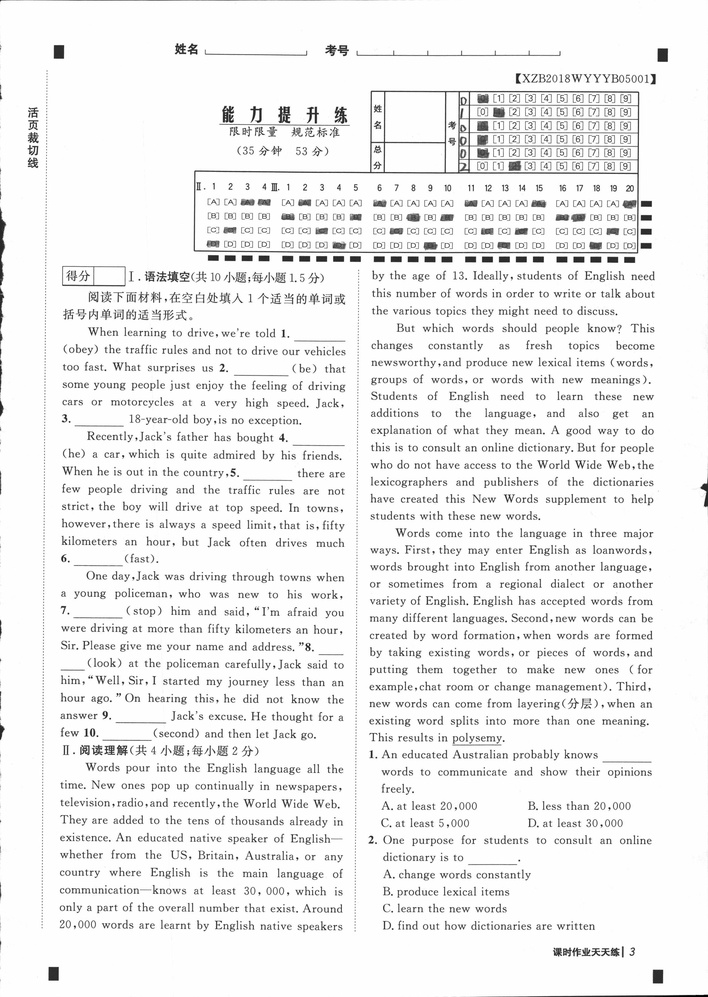
#> input picture test.jpg, 708 x 997 px, shrunk from 2467 x 3473 before the run
$ python rec_ans_area.py   (Python 2 division)   (older library calls are emulated)
#> lines starting #> are read from the running program, lines starting #| are printed output that depends on the picture; after the words box and inside, x2 and y2 are one past the last pixel; in counts of white or black regions, pixels touching at a corner belong together
#-*-coding:utf-8 -*-
import cv2
import numpy as np
from PIL import Image
import imutils
from imutils import contours
from imutils.perspective import four_point_transform
import os
import json
from PIL import Image,ImageDraw

# [10 lines left out: function mylog, not called in this run]

class RecAnsArea:
    """识别出试卷上的类答题卡区域
    """

    def __init__(self,image_path="test.jpg"):
#> called with image_path = 'test.jpg'
        self.image_path = image_path
        self.image = cv2.imread(self.image_path)
#> self.image is the input picture: shape (997, 708, 3); min 0, max 255, mean 239.4

        #图片的宽高度
        self.width = self.image.shape[1]
#> self.width = 708
        self.height = self.image.shape[0]
#> self.height = 997

        #图片转成灰度图
        self.gray = cv2.cvtColor(self.image, cv2.COLOR_BGR2GRAY)

        #边缘检测后的图
        self.edged = cv2.Canny(self.gray, 75, 200)
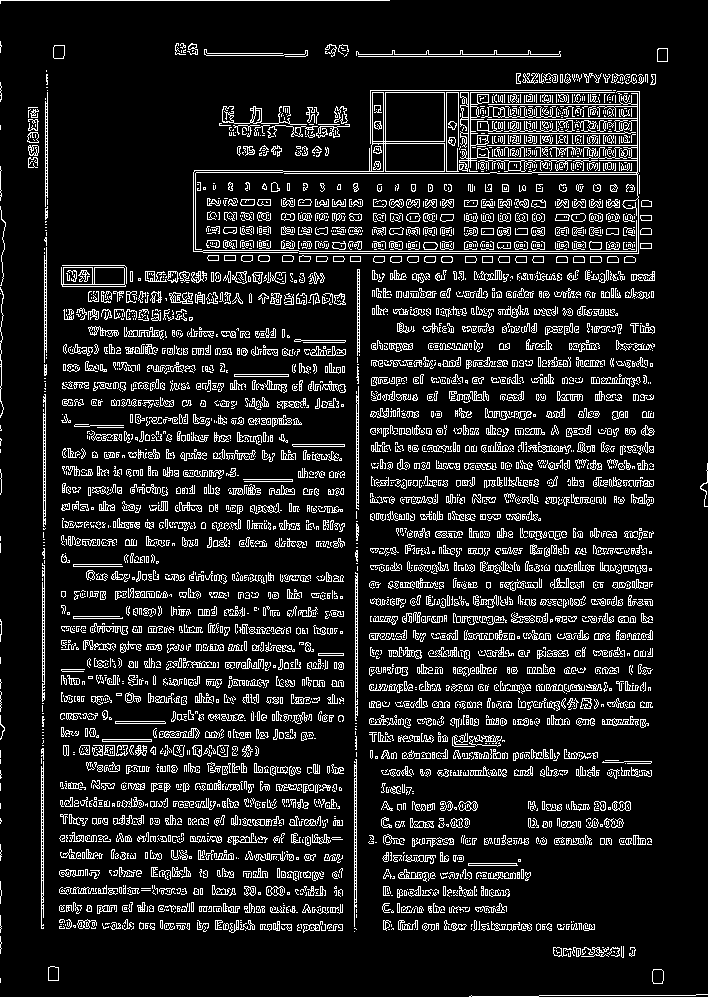
#> self.edged: shape (997, 708); 11.8% white in thin lines or dots

        #对灰度图进行二值化处理
        ret,thresh = cv2.threshold(self.gray,0,250,cv2.THRESH_BINARY_INV | cv2.THRESH_OTSU)
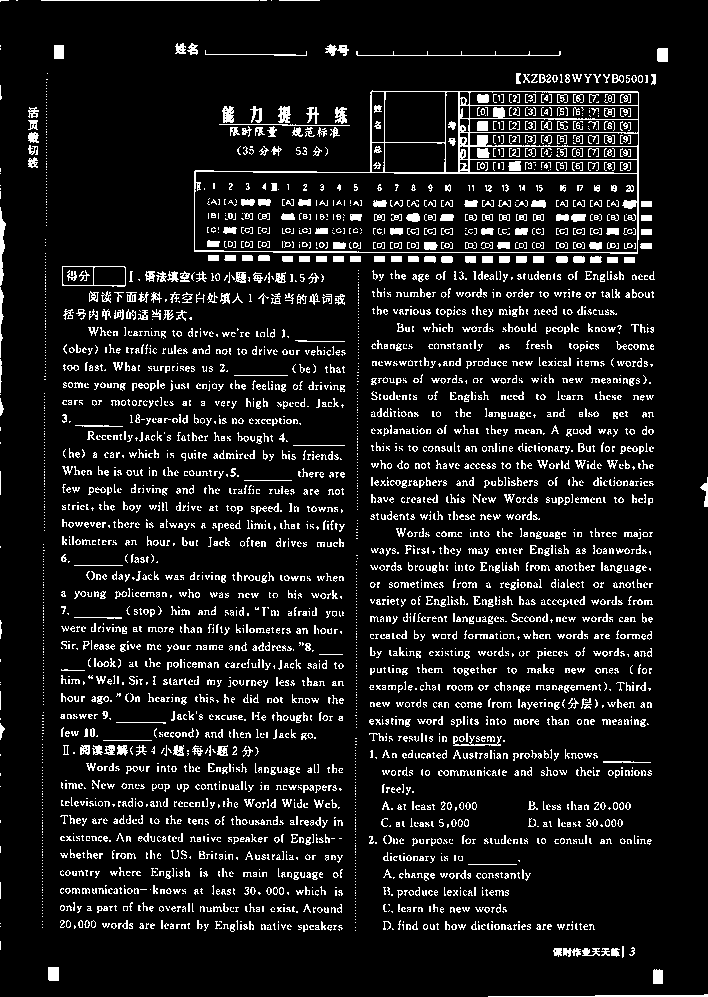
#> thresh: shape (997, 708); values 0 (black) and 250 (white), 9.8% white in thin lines or dots
#> ret = 190
        self.thresh  = thresh
        #输出二值化操作后的图像
        spt_lst = os.path.splitext(self.image_path)
        close_path = spt_lst[0] + '_thresh' + spt_lst[1]
        cv2.imwrite(close_path,self.thresh)

    # [24 lines left out: functions _erode, _erode_dilate, not called in this run]


    def _dilate(self,w=5,h=10):
        '''
        图像膨胀操作
        '''
#> called with w = 2, h = 2
        dilsize = cv2.getStructuringElement(cv2.MORPH_RECT,(w,h))
        self.dilate_image = cv2.dilate(self.thresh,dilsize)
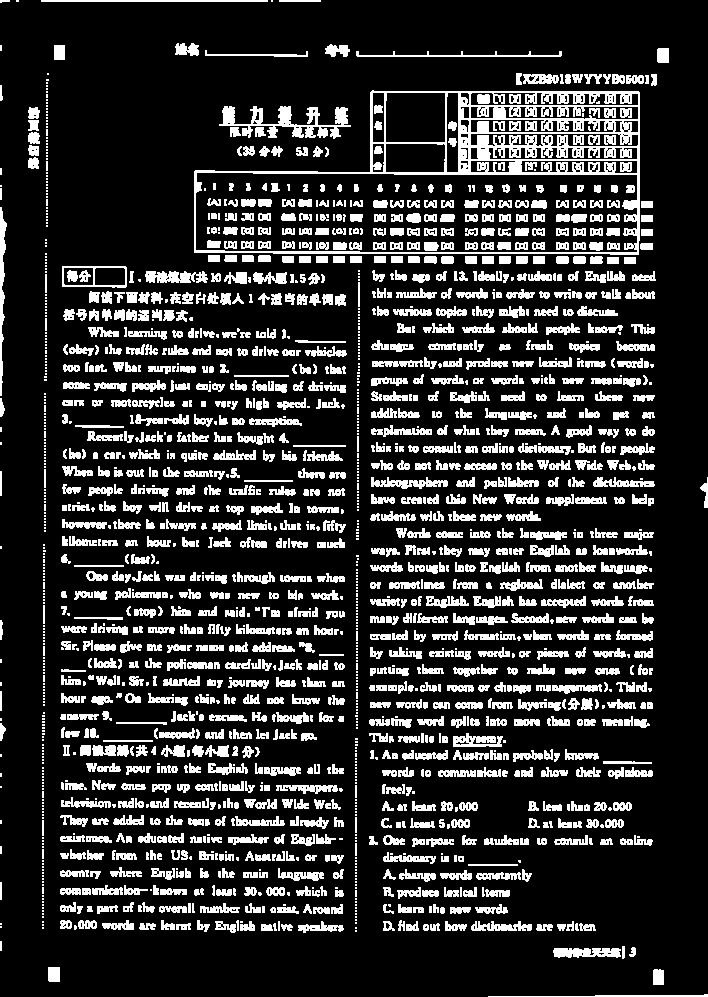
#> self.dilate_image: shape (997, 708); values 0 (black) and 250 (white), 18.5% white; 1901 white regions (603 under 20 px), largest, box (x1, y1, x2, y2) and area: (194, 90, 640, 255) 11508, (219, 106, 351, 139) 1720, (0, 207, 7, 396) 649
        #输出膨胀操作后的图像
        spt_lst = os.path.splitext(self.image_path)
        close_path = spt_lst[0] + '_dilate' + spt_lst[1]
        cv2.imwrite(close_path,self.dilate_image)
        return self.dilate_image

    # [62 lines left out: functions _dilate_erode, closeopration, close_thresh, _open, _close, cut_ans_area, not called in this run]


    def get_ans_path(self,std_point=None):
        """识别出答案轮廓
        """
        dilate_image = self._dilate(2,2)
        dilate_image = self._dilate(3,3)
#> call 2 of _dilate, with w = 3, h = 3
#> in _dilate (call 2), `self.dilate_image = cv2.dilate(self.thresh,dilsize)`:
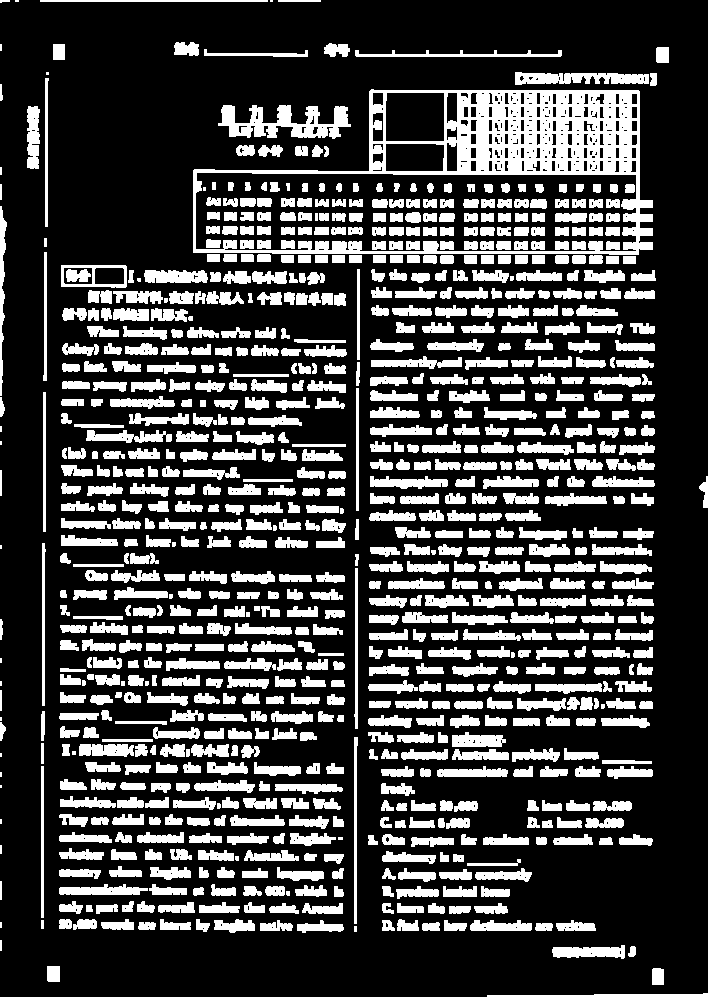
#> self.dilate_image: shape (997, 708); values 0 (black) and 250 (white), 25.9% white; 857 white regions (30 under 20 px)
        cnts = cv2.findContours(dilate_image, cv2.RETR_TREE, cv2.CHAIN_APPROX_SIMPLE)
#> cnts = 1452 contours, 551 with area under 20; largest, box (x1, y1, x2, y2) and area: (193, 89, 653, 255) 58900, (195, 172, 637, 252) 32746, (385, 92, 445, 142) 2880, (218, 105, 351, 139) 2210, (385, 143, 445, 172) 1628
        all_attr = cnts[1]
#> all_attr = 1452 rows, first 6: [1, -1, -1, -1], [2, 0, -1, -1], [3, 1, -1, -1], [4, 2, -1, -1], [7, 3, 5, -1], [6, -1, -1, 4]
        cnts = cnts[0] if imutils.is_cv2() else cnts[1]

        if len(cnts) > 0:
            cnts = sorted(cnts, key=cv2.contourArea, reverse=True)

            all_c = []
            cut_point_lst = []
            for c in cnts:
                peri = 0.01*cv2.arcLength(c, True)
#> peri = 13.24

                approx = cv2.approxPolyDP(c, peri, True)
#> approx = [[193, 170], [193, 252], [652, 249], [638, 242], [652, 235], [638, 90], [371, 89], [368, 171]]
                #if len(approx)==4:
                (x, y, w, h) = cv2.boundingRect(c)
#> x = 193; y = 89; w = 460; h = 166
                if w>1000:
                    print x,y,w,h
                #if w > self.width/5 and x>100 and y>100 and h>100 and h<250:
                if w > self.width/5 and x>100 and y>100 and h>100 and h<500:

                    #标识出识别出的机型轮廓并输出
                    cv2.drawContours(self.image,c,-1,(255,0,255),3)
                    spt_lst = os.path.splitext(self.image_path)
                    draw_path = spt_lst[0] + '_draw' + spt_lst[1]
                    cv2.imwrite(draw_path,self.image)

                    all_c.append({'x':x,'y':y,'w':w,'h':h})
                    all_c.append({'x':x,'y':y,'w':w,'h':h})

                    #设置切割点
                    cut_point = (x,y,x+w,y+h)

                    cut_point = (x+5,y+5,x+w-10,y+h-10)


                    cut_path = self.cut_ans_area(cut_point)
                    #计算该区域下的填图轮廓数
                    from rec_cnts import RecCnts
                    reccnts_obj = RecCnts(cut_path)
                    rec_cnts = reccnts_obj.get_cnts()
                    if len(rec_cnts)>6:
                        print cut_path
                        cut_point_lst.append({'x':x,'y':y,'w':w,'h':h})
                        #return cut_path
                    #break
                    os.remove(cut_path)

            cut_point_lst = sorted(cut_point_lst,key=lambda x:x["w"],reverse=True)
            for _cp in cut_point_lst:
                x = _cp.get("x")
                y = _cp.get("y")
                w = _cp.get("w")
                h = _cp.get("h")
                _cut_point = (x+5,y+5,x+w-10,y+h-10)
                _cut_path = self.cut_ans_area(_cut_point)
                #计算该区域下的填图轮廓数
                from rec_cnts import RecCnts
                reccnts_obj = RecCnts(cut_path)
                rec_cnts = reccnts_obj.get_cnts()
                if len(rec_cnts)>6:
                    return _cut_path

def main():
    img_dect = RecAnsArea("test.jpg")
    ##先膨胀
    #img_dect._dilate(3,2)
    ##自定义开操作
    #img_dect._erode_dilate(15,10)
    ##自定义闭操作
    #img_dect._dilate_erode(5,10)

    img_dect.get_ans_path()
    #img_dect.closeopration()
    #img_dect.close_thresh()


if __name__ == "__main__":
    main()
